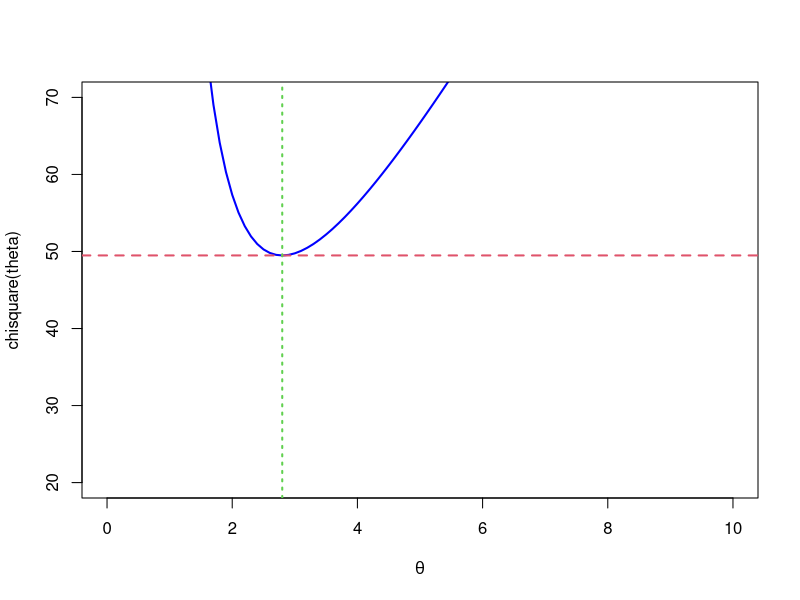
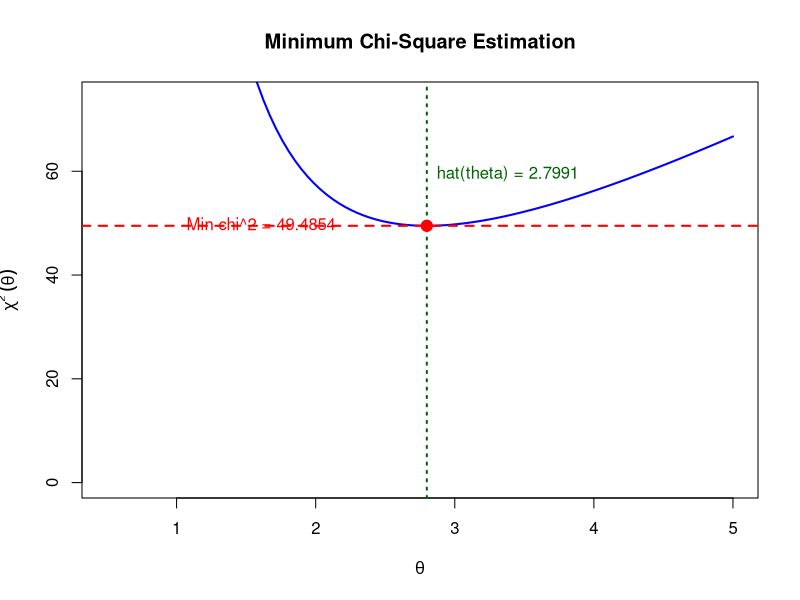

Reproduce these figures in R, in order.
ni = c(4,10,24,12,6,3)
n = sum(ni)
n

chisq = function(a){
  sapply(a, function(single_a){
    lower = c(0,1,2,3,4,5)
    upper  = c(1,2,3,4,5, Inf)
    p = exp(-lower/single_a) - exp(-upper/single_a)
    
    
    sum((ni - n*p)^2/(n*p))
  })
}

est <- optimize(chisq, c(0,10))
est

cat("Estimated theta:",  est$minimum, "\n")
cat("Estimated chi square:", est$objective, "\n")

curve(chisq, from = 0, to = 10, col = "blue", ylim = c(20,70), xlab = expression(theta),
      ylab = "chisquare(theta)", lwd = 2)
abline(h = est$objective, v = est$minimum, lwd = 2, col = c(2,3), lty = c(2,3))





# 4. Justify Estimate through a Graph (ii)
curve(
  chisq, 
  from = 0.5, 
  to = 5, 
  col = "blue", 
  ylim = c(0, max(est$objective * 1.5, 60)), # Adjust y-limit for better visualization
  xlab = expression(theta),
  ylab = expression(chi^2~(theta)), 
  lwd = 2,
  main = "Minimum Chi-Square Estimation"
)

# Mark the minimum on the graph
# Horizontal line for the minimum chi-square value
abline(h = est$objective, lwd = 2, col = "red", lty = 2) 
# Vertical line for the estimated theta (the location of the minimum)
abline(v = est$minimum, lwd = 2, col = "darkgreen", lty = 3) 

# Add a point at the minimum
points(est$minimum, est$objective, col = "red", pch = 19, cex = 1.5)

# Add text labels for clarity
text(est$minimum, max(est$objective * 1.2, 55), 
     paste0(expression(hat(theta)), " = ", round(est$minimum, 4)), 
     pos = 4, col = "darkgreen")

text(1, est$objective, 
     paste0("Min ", expression(chi^2), " = ", round(est$objective, 4)), 
     pos = 4, col = "red")
